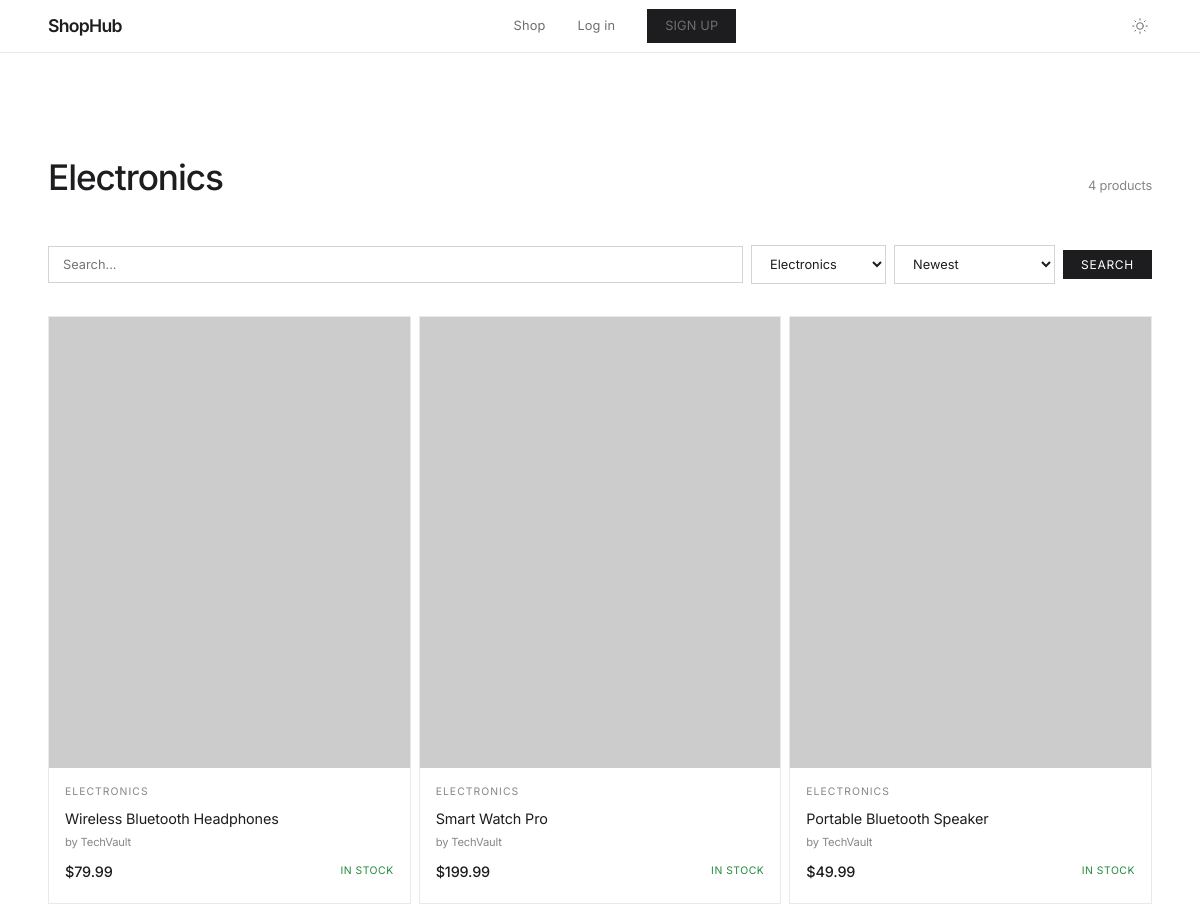
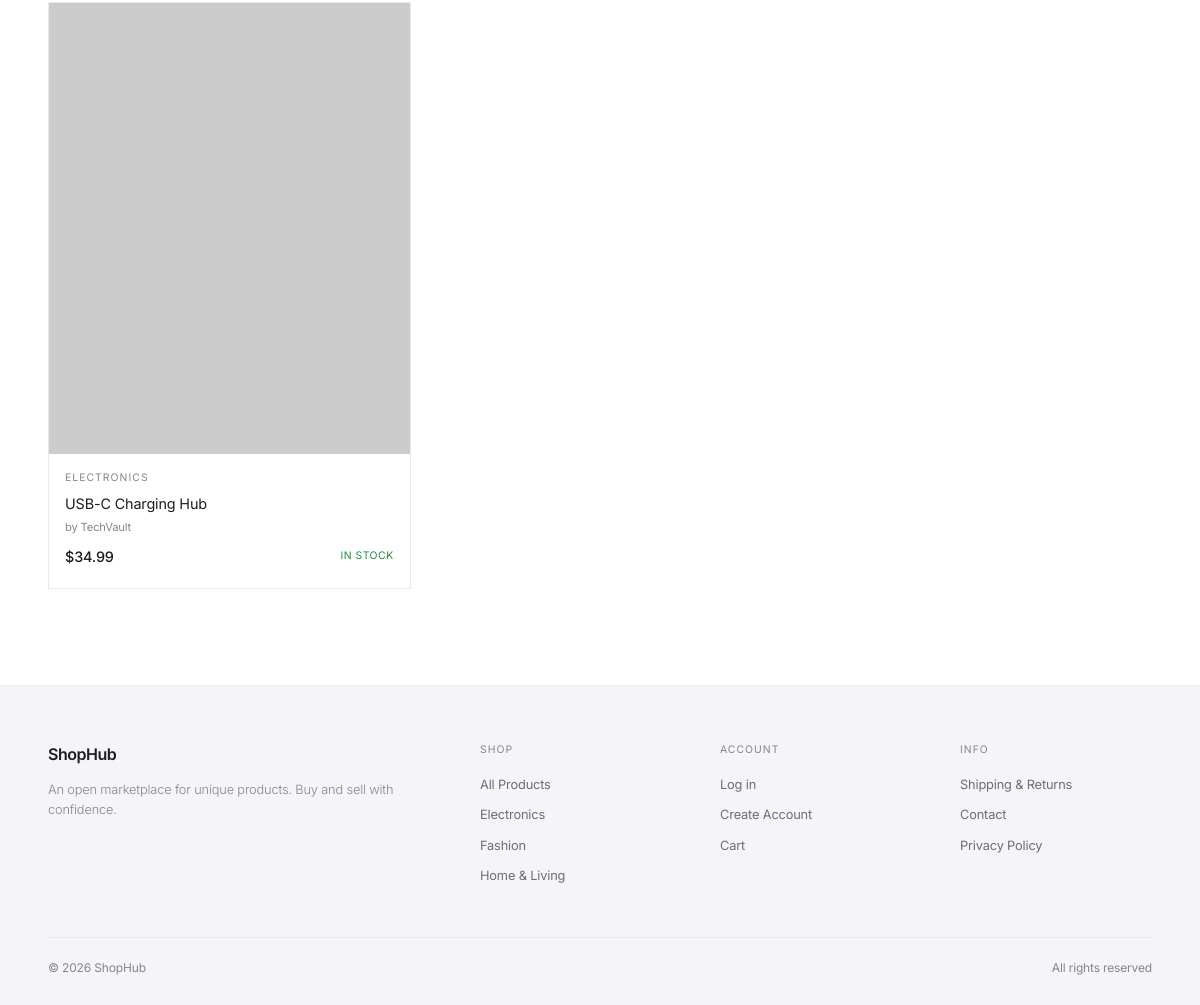
Page /pages/products.php?category=Electronics on the earlier database version (2 pictures, top to bottom).
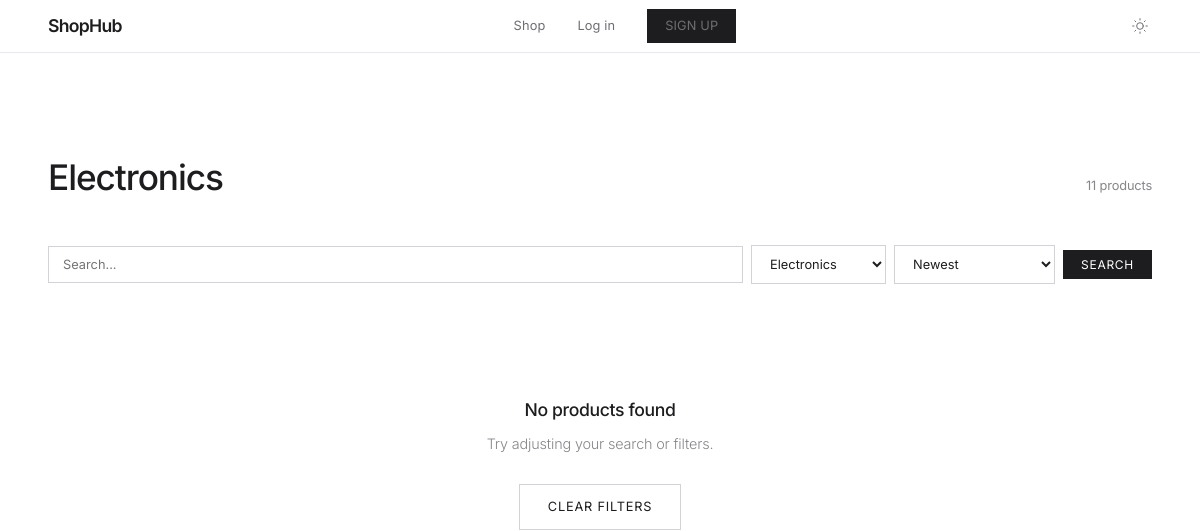
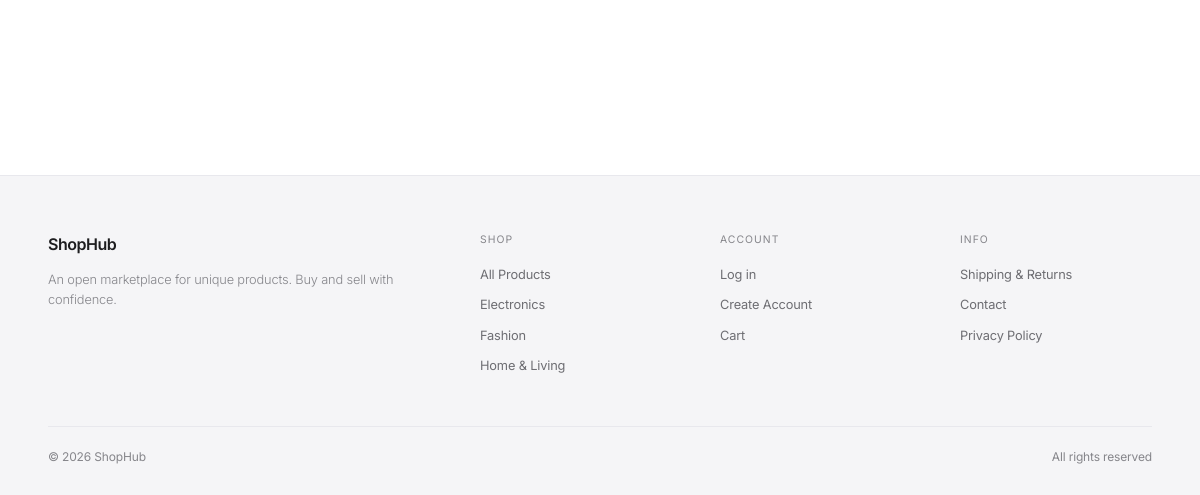
Same page on the later database version (2 pictures, top to bottom).
### tables this page shows
CREATE TABLE `products` (
  `id` int NOT NULL,
  `user_id` int NOT NULL,
  `name` varchar(255) NOT NULL,
  `description` text,
  `price` decimal(10,2) NOT NULL,
  `image_url` varchar(500) DEFAULT NULL,
  `category` varchar(100) DEFAULT NULL,
  `stock` int DEFAULT '0',
  `created_at` timestamp NULL DEFAULT CURRENT_TIMESTAMP
);

CREATE TABLE `users` (
  `id` int NOT NULL,
  `name` varchar(100) NOT NULL,
  `email` varchar(255) NOT NULL,
  `password` varchar(255) NOT NULL,
  `created_at` timestamp NULL DEFAULT CURRENT_TIMESTAMP
);

### includes/helpers.php (called while the page is built, shortened)
<?php
function e(string $str): string {
    return htmlspecialchars($str, ENT_QUOTES, 'UTF-8');
}
function formatPrice(float $price): string {
    return '$' . number_format($price, 2);
}
function baseUrl(string $path = ''): string {
    return '/capi/shop/' . ltrim($path, '/');
}

### pages/products.php (the view, shortened to what this page needs)
<?php
require_once __DIR__ . '/../includes/db.php';
require_once __DIR__ . '/../includes/helpers.php';
$category = $_GET['category'] ?? '';
$search = trim($_GET['search'] ?? '');
$sort = $_GET['sort'] ?? 'newest';
$page = max(1, (int)($_GET['page'] ?? 1));
$perPage = 12;
$offset = ($page - 1) * $perPage;
$where = [];
$params = [];
if ($category !== '') {
    $where[] = 'p.category = ?';
    $params[] = $category;
}
$whereSQL = $where ? 'WHERE ' . implode(' AND ', $where) : '';
$orderBy = match ($sort) {
    'price_asc' => 'p.price ASC',
    'price_desc' => 'p.price DESC',
    'name' => 'p.name ASC',
    default => 'p.created_at DESC',
};
$countStmt = $pdo->prepare("SELECT COUNT(*) FROM products p $whereSQL");
$countStmt->execute($params);
$total = (int) $countStmt->fetchColumn();
$sql = "SELECT p.*, u.name AS seller_name FROM products p JOIN users u ON p.user_id = u.id $whereSQL ORDER BY $orderBy LIMIT $perPage OFFSET $offset";
$stmt = $pdo->prepare($sql);
$stmt->execute($params);
$products = $stmt->fetchAll();
$catStmt = $pdo->query('SELECT DISTINCT category FROM products ORDER BY category');
$allCategories = $catStmt->fetchAll(PDO::FETCH_COLUMN);
require_once __DIR__ . '/../includes/header.php';
?>
<div class="section">
    <div class="container">
        <div class="section-header">
            <h2><?= $category ? e($category) : 'All Products' ?></h2>
            <span style="font-size:0.8rem;color:var(--text-tertiary)"><?= $total ?> product<?= $total !== 1 ? 's' : '' ?></span>
        </div>
        <form class="filters-bar" method="GET" action="">
            <input type="text" name="search" class="search-input" placeholder="Search..." value="<?= e($search) ?>">
            <select name="category" class="filter-select" onchange="this.form.submit()">
                <?php foreach ($allCategories as $cat): ?>
                    <option value="<?= e($cat) ?>" <?= $category === $cat ? 'selected' : '' ?>><?= e($cat) ?></option>
                <?php endforeach; ?>
            </select>
            <select name="sort" class="filter-select" onchange="this.form.submit()">
                <option value="newest" <?= $sort === 'newest' ? 'selected' : '' ?>>Newest</option>
            </select>
            <button type="submit" class="btn btn-sm">Search</button>
        </form>
        <?php if (empty($products)): ?>
            <div class="empty-state">
                <h2>No products found</h2>
                <p>Try adjusting your search or filters.</p>
                <a href="<?= baseUrl('pages/products.php') ?>" class="btn btn-ghost">Clear Filters</a>
            </div>
        <?php else: ?>
            <div class="products-grid">
                <?php foreach ($products as $product): ?>
                    <div class="product-card">
                        <a href="<?= baseUrl('pages/product.php?id=' . $product['id']) ?>">
                            <img class="product-card-img"
                                 src="<?= e($product['image_url'] ?: 'https://placehold.co/400x500/e8e8ed/86868b?text=No+Image') ?>"
                                 alt="<?= e($product['name']) ?>"
                                 loading="lazy">
                        </a>
                        <div class="product-card-body">
                            <div class="product-card-category"><?= e($product['category']) ?></div>
                            <h3 class="product-card-title">
                                <a href="<?= baseUrl('pages/product.php?id=' . $product['id']) ?>"><?= e($product['name']) ?></a>
                            </h3>
                            <p class="product-seller">by <?= e($product['seller_name']) ?></p>
                            <div class="product-card-footer">
                                <span class="product-price"><?= formatPrice($product['price']) ?></span>
                                <?php if ($product['stock'] > 0): ?>
                                    <span class="stock-indicator stock-in">In Stock</span>
                                <?php else: ?>
                                    <span class="stock-indicator stock-out">Sold Out</span>
                                <?php endif; ?>
                            </div>
                        </div>
                    </div>
                <?php endforeach; ?>
            </div>
        <?php endif; ?>
    </div>
</div>
<?php require_once __DIR__ . '/../includes/footer.php'; ?>

Differences in the rows shown:
removed products: category "ELECTRONICS", name "Wireless Bluetooth Headphones", user.name "TechVault", price "$79.99", stock "IN STOCK"
removed products: category "ELECTRONICS", name "Smart Watch Pro", user.name "TechVault", price "$199.99", stock "IN STOCK"
removed products: category "ELECTRONICS", name "Portable Bluetooth Speaker", user.name "TechVault", price "$49.99", stock "IN STOCK"
removed products: category "ELECTRONICS", name "USB-C Charging Hub", user.name "TechVault", price "$34.99", stock "IN STOCK"
Other differences:
$total: "4" → "11"
text now shown: "No products found Try adjusting your search or filters. CLEAR FILTERS"
